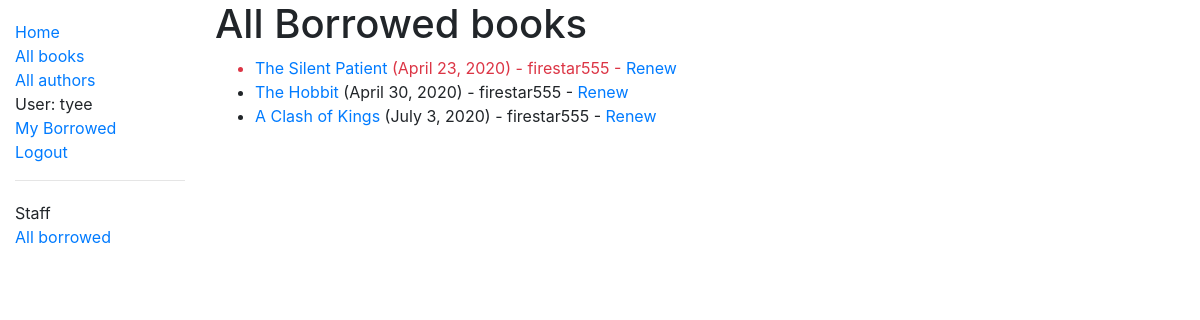
Page /catalog/borrowed (signed in) on the committed database.
### catalog/models.py (models this page shows, shortened)
class BookInstance(models.Model):
    id = models.UUIDField(primary_key=True, default=uuid.uuid4, help_text="Unique ID for this particular book across whole library")
    book = models.ForeignKey('Book', on_delete=models.SET_NULL, null=True)
    imprint = models.CharField(max_length=200, help_text = "Publishing Company")
    due_back = models.DateField(null=True, blank=True, help_text = 'The date the book is due')
    borrower = models.ForeignKey(User, on_delete=models.SET_NULL, null=True, blank=True)
    LOAN_STATUS = (
        ('m', 'Maintenance'),
        ('o', 'On Loan'),
        ('a', 'Available'),
        ('r', 'Reserved'),
    )
    status = models.CharField(
        max_length = 1,
        choices = LOAN_STATUS,
        blank = True,
        default = 'm',
        help_text = 'Book availability',
    )
    @property
    def is_overdue(self):
        if self.due_back and date.today() > self.due_back:
            return True
        return False
    class Meta:
        ordering = ['due_back']
        permissions = (("catalog.can_mark_returned", "Can edit the book"),)

class Book(models.Model):
    title = models.CharField(max_length=200, help_text = "Title of the book")
    author = models.ForeignKey('Author', on_delete=models.SET_NULL, null = True)
    summary = models.TextField(max_length=1000, help_text = 'Enter a brief description of the book')
    isbn = models.CharField('ISBN', max_length=13, help_text='13 Character <a href="https://www.isbn-international.org/content/what-isbn">ISBN number</a>')
    genre = models.ManyToManyField(Genre, help_text='Select a genre for this book')
    language = models.ForeignKey('Language', on_delete=models.SET_NULL, null = True)
    def display_genre(self):
        """Create a string for the Genre. This is required to display genre in Admin.
            Only shows the first three values of genre."""
        return ', '.join(genre.name for genre in self.genre.all()[:3])
    display_genre.short_description = 'Genre'

### catalog/views.py (the view)
# urls.py: path('borrowed', views.AllLoanedBooksListView.as_view(), name='all-borrowed'),
class AllLoanedBooksListView(PermissionRequiredMixin, generic.ListView):
    model = BookInstance
    template_name = 'catalog/bookinstance_list_all_borrowed.html'
    paginate_by = 10
    permission_required = 'catalog.can_mark_returned'
    def get_queryset(self):
        return BookInstance.objects.filter(status__exact='o').order_by('due_back')

### catalog/templates/catalog/bookinstance_list_all_borrowed.html
{% extends "base_generic.html" %}
{% block content %}
    <h1>All Borrowed books</h1>
    {% if bookinstance_list %}
    <ul>
      {% for bookinst in bookinstance_list %}
      <li class="{% if bookinst.is_overdue %}text-danger{% endif %}">
        <a href="{% url 'book-detail' bookinst.book.pk %}">{{bookinst.book.title}}</a> ({{ bookinst.due_back }})
        {% if user.is_staff %} - {{bookinst.borrower}} {% endif %}
        {% if perms.catalog.can_mark_returned %}- <a href="{% url 'renew-book-librarian' bookinst.id %}">Renew</a>
        {% endif %}
      </li>
      {% endfor %}
    </ul>
    {% else %}
      <p>There are no books borrowed.</p>
    {% endif %}
{% endblock %}

### catalog/templates/base_generic.html (shortened to what this page needs)
<!DOCTYPE html>
<html lang="en">
<head>
  <link rel="stylesheet" href="https://stackpath.bootstrapcdn.com/bootstrap/4.1.3/css/bootstrap.min.css">
  {% load static %}
  <link rel="stylesheet" href="{% static 'css/styles.css' %}">
</head>
<body>
  <div class="container-fluid">
    <div class="row">
      <div class="col-sm-2">
      {% block sidebar %}
        <ul class="sidebar-nav">
          <li><a href="{% url 'index' %}">Home</a></li>
          <li><a href="{% url 'books' %}">All books</a></li>
          <li><a href="{% url 'authors' %}">All authors</a></li>
          {% if user.is_authenticated %}
            <li>User: {{user.get_username}} </li>
            <li><a href="{% url 'my-borrowed'%}">My Borrowed</a></li>
            <li><a href="{% url 'logout' %}?next={{request.path}}">Logout</a></li>
          {% else %}
            <li><a href="{% url 'login'%}?next={{request.path}}">Login</a></li>
          {% endif %}
        </ul>
        {% if user.is_staff %}
        <hr>
        <ul class="sidebar-nav">
        <li>Staff</li>
        {% if perms.catalog.can_mark_returned %}
        <li><a href="{% url 'all-borrowed' %}">All borrowed</a><li>
        {% endif %}
        </ul>
        {% endif %}
     {% endblock %}
      </div>
      <div class="col-sm-10 ">{% block content %}{% endblock %}
      </div>
    </div>
  </div>
</body>
</html>

### catalog/static/css/styles.css (style rules this page uses)
.sidebar-nav { margin-top: 20px; padding: 0; list-style: none; }

### rows in the picture
BookInstance: book "The Silent Patient", due_back "April 23, 2020", borrower "firestar555"
BookInstance: book "The Hobbit", due_back "April 30, 2020", borrower "firestar555"
BookInstance: book "A Clash of Kings", due_back "July 3, 2020", borrower "firestar555"

### other values in the picture
{{ user.get_username }} "tyee"
